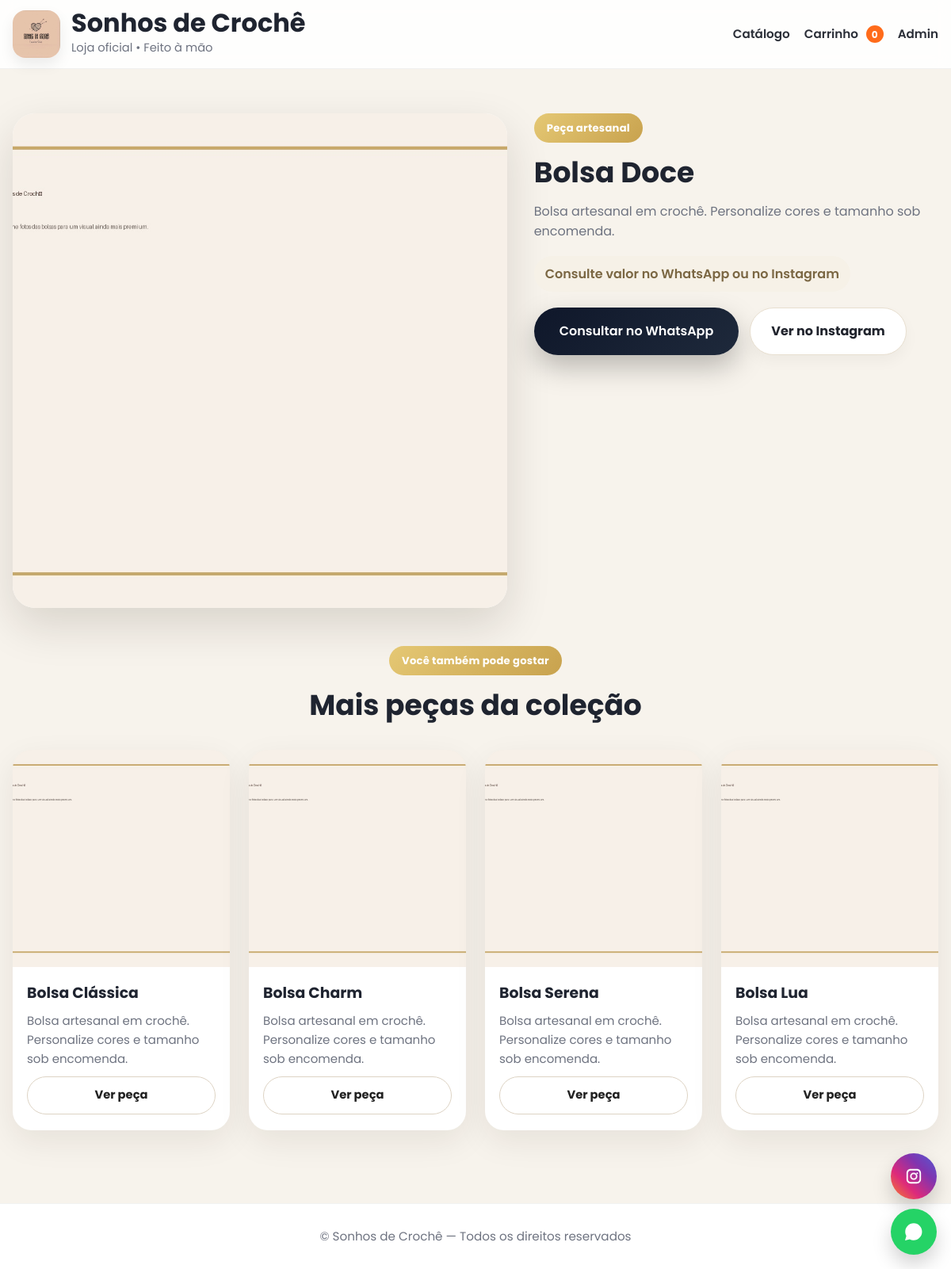
Page /produto/17 on the committed database.
### app.py (models this page shows)
class Product(db.Model):
    id = db.Column(db.Integer, primary_key=True)
    name = db.Column(db.String(200), nullable=False)
    description = db.Column(db.Text, default="")
    image = db.Column(db.String(300), default="")
    is_active = db.Column(db.Boolean, default=True)
    created_at = db.Column(db.DateTime, default=datetime.utcnow)
    images = db.relationship(
        "ProductImage",
        backref="product",
        cascade="all, delete-orphan",
        lazy=True
    )

### app.py (the view)
    @app.route("/produto/<int:product_id>")
    def product_detail(product_id):
        product = Product.query.get_or_404(product_id)
        if not product.is_active:
            abort(404)
        related_products = (
            Product.query
            .filter(Product.id != product.id, Product.is_active.is_(True))
            .order_by(Product.created_at.desc())
            .limit(4)
            .all()
        )
        return render_template(
            "product_detail.html",
            product=product,
            related_products=related_products
        )

### templates/product_detail.html (shortened to what this page needs)
{% extends "base.html" %}
{% block content %}
<section class="product-page">
  <div class="container product-page-grid">
    <div class="product-gallery">
      <div class="product-main-image">
        {% if product.image %}
          <img src="{{ url_for('static', filename='uploads/' + product.image) }}" alt="{{ product.name }}">
        {% else %}
          <img src="{{ url_for('static', filename='img/placeholder.jpg') }}" alt="{{ product.name }}">
        {% endif %}
      </div>
    </div>
    <div class="product-content">
      <span class="eyebrow">Peça artesanal</span>
      <h1>{{ product.name }}</h1>
      <p class="product-detail-desc">
        {{ product.description }}
      </p>
      <div class="product-detail-note">
        Consulte valor no WhatsApp ou no Instagram
      </div>
      <div class="product-detail-actions">
        <a href="https://wa.me/5579996897122?text=Olá, tenho interesse na peça {{ product.name }}"
           target="_blank"
           class="btn btn-dark">
          Consultar no WhatsApp
        </a>
        <a href="https://instagram.com/sonhosdecroche_byevanice"
           target="_blank"
           class="btn btn-light">
          Ver no Instagram
        </a>
      </div>
    </div>
  </div>
</section>
<section class="related-products">
  <div class="container">
    <div class="section-head">
      <span class="eyebrow">Você também pode gostar</span>
      <h2>Mais peças da coleção</h2>
    </div>
    <div class="products-v3-grid">
      {% for p in related_products %}
      <article class="product-v3-card">
        <a href="{{ url_for('product_detail', product_id=p.id) }}" class="product-v3-image">
          {% if p.image %}
            <img src="{{ url_for('static', filename='uploads/' + p.image) }}" alt="{{ p.name }}">
          {% else %}
            <img src="{{ url_for('static', filename='img/placeholder.jpg') }}" alt="{{ p.name }}">
          {% endif %}
        </a>
        <div class="product-v3-body">
          <h3>{{ p.name }}</h3>
          <p class="product-v3-desc">
            {{ (p.description[:90] ~ '...') if p.description and p.description|length > 90 else p.description }}
          </p>
          <div class="product-v3-actions">
            <a href="{{ url_for('product_detail', product_id=p.id) }}" class="btn btn-outline btn-small">
              Ver peça
            </a>
          </div>
        </div>
      </article>
      {% endfor %}
    </div>
  </div>
</section>
{% endblock %}

### static/css/premium.css (style rules this page uses)
:root { --bg:#f7f3ec; --surface:#ffffff; --surface-soft:#fbf8f2; --text:#1f2430; --muted:#6e7380; --gold:#c8a24e; --gold-dark:#b88f39; --line:#e8dfd0; --shadow:0 14px 40px rgba(33, 24, 9, .08); --shadow-hover:0 22px 56px rgba(33, 24, 9, .14); --radius:28px; }
* { margin:0; padding:0; box-sizing:border-box; }
html { scroll-behavior:smooth; }
body { font-family:'Poppins',sans-serif; background:var(--bg); color:var(--text); line-height:1.6; }
img { display:block; max-width:100%; }
a { color:inherit; }
.container { width:min(1200px, calc(100% - 32px)); margin:0 auto; }
section { padding:74px 0; }
.eyebrow { display:inline-flex; align-items:center; justify-content:center; padding:8px 16px; border-radius:999px; background:linear-gradient(135deg,#e5c874,var(--gold)); color:#fff; font-size:.82rem; font-weight:700; letter-spacing:.02em; margin-bottom:18px; }
.section-head { max-width:760px; margin:0 auto 36px; text-align:center; }
.section-head h2 { font-size:clamp(2rem, 3vw, 2.7rem); line-height:1.12; margin-bottom:10px; }
.btn { display:inline-flex; align-items:center; justify-content:center; text-decoration:none; border:none; cursor:pointer; transition:.25s ease; font-weight:700; }
.btn-dark { background:linear-gradient(135deg,#0f172a,#1e293b); color:white; padding:16px 32px; border-radius:40px; font-weight:600; box-shadow:0 15px 35px rgba(0,0,0,.25); transition:.3s; }
.btn-light { background:#fff; color:#21242d; padding:16px 26px; border-radius:999px; border:1px solid var(--line); box-shadow:0 8px 18px rgba(0,0,0,.04); }
.btn-outline { background:transparent; color:#222; border:1px solid #ddd3c4; padding:11px 16px; border-radius:999px; }
.btn-small { font-size:.92rem; padding:11px 16px; }
.products-v3-grid { display:grid; grid-template-columns:repeat(4,1fr); gap:24px; }
.product-v3-card { background:var(--surface); border-radius:24px; overflow:hidden; box-shadow:var(--shadow); transition:.3s ease; }
.product-v3-image { display:block; background:#efe7d9; }
.product-v3-image img { width:100%; aspect-ratio:1 / 1; object-fit:cover; }
.product-v3-body { padding:18px 18px 20px; }
.product-v3-body h3 { font-size:1.18rem; margin-bottom:8px; }
.product-v3-desc { color:var(--muted); font-size:.94rem; min-height:72px; margin-bottom:10px; }
.product-v3-actions { display:flex; flex-direction:column; gap:10px; }
.product-page { padding:56px 0 22px; }
.product-page-grid { display:grid; grid-template-columns:1.1fr .9fr; gap:34px; align-items:start; }
.product-main-image { background:#fff; border-radius:28px; overflow:hidden; box-shadow:var(--shadow-hover); }
.product-main-image img { width:100%; aspect-ratio:1 / 1; object-fit:cover; }
.product-content h1 { font-size:clamp(2rem, 3vw, 3rem); line-height:1.1; margin-bottom:16px; }
.product-detail-desc { color:var(--muted); font-size:1rem; margin-bottom:18px; }
.product-detail-note { display:inline-block; padding:10px 14px; border-radius:999px; background:#f6f1e7; color:#7b6743; font-weight:600; margin-bottom:20px; }
.product-detail-actions { display:flex; gap:14px; flex-wrap:wrap; }
.related-products { padding-top:26px; padding-bottom:92px; }

### rows in the picture
Product: name "Bolsa Doce", description "Bolsa artesanal em crochê. Personalize cores e tamanho sob encomenda."
Product: name "Bolsa Clássica", description "Bolsa artesanal em crochê. Personalize cores e tamanho sob encomenda."
Product: name "Bolsa Charm", description "Bolsa artesanal em crochê. Personalize cores e tamanho sob encomenda."
Product: name "Bolsa Serena", description "Bolsa artesanal em crochê. Personalize cores e tamanho sob encomenda."
Product: name "Bolsa Lua", description "Bolsa artesanal em crochê. Personalize cores e tamanho sob encomenda."

### other values in the picture
{{ STORE_NAME() }} "Sonhos de Crochê"
{{ cart_count() }} "0"
